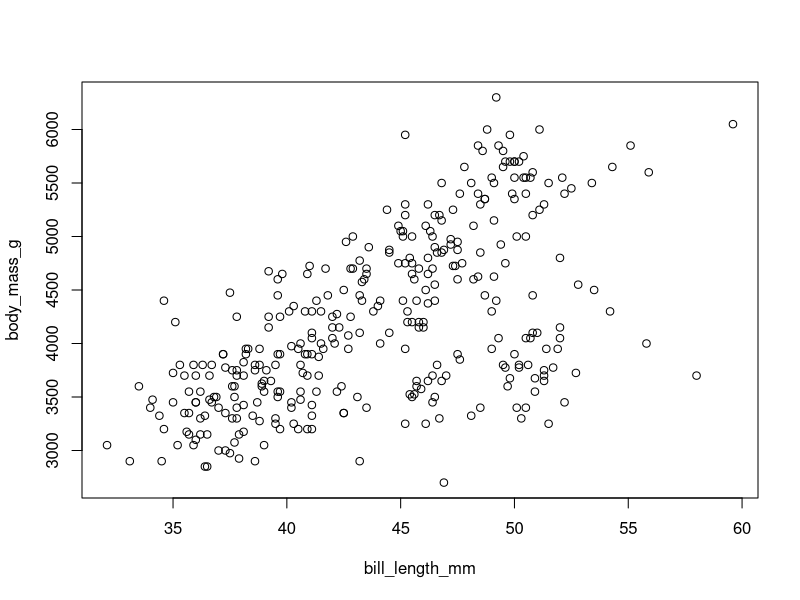
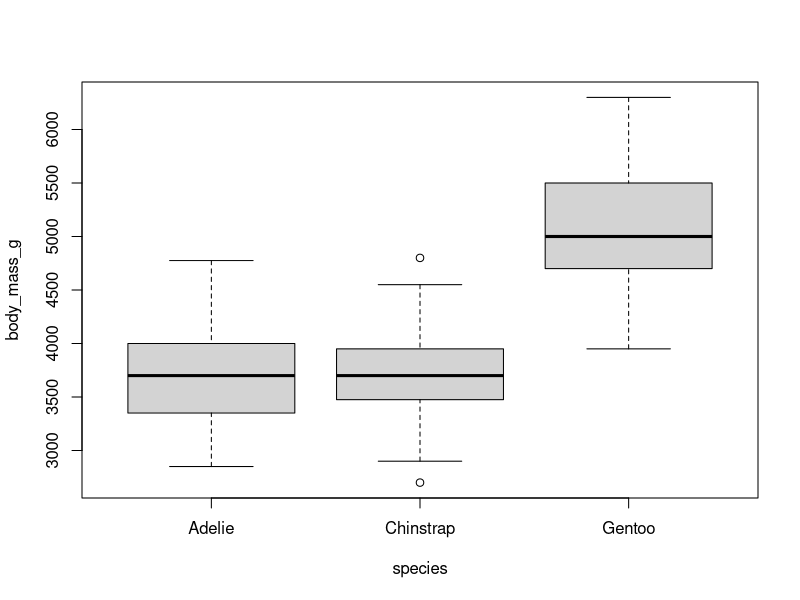

Recreate these plots in R, in order.
library(palmerpenguins)

# plot body_mass_g ~ bill_length_mm
plot(body_mass_g ~ bill_length_mm, palmerpenguins::penguins)

# add another plot
plot(body_mass_g ~ species, palmerpenguins::penguins)
